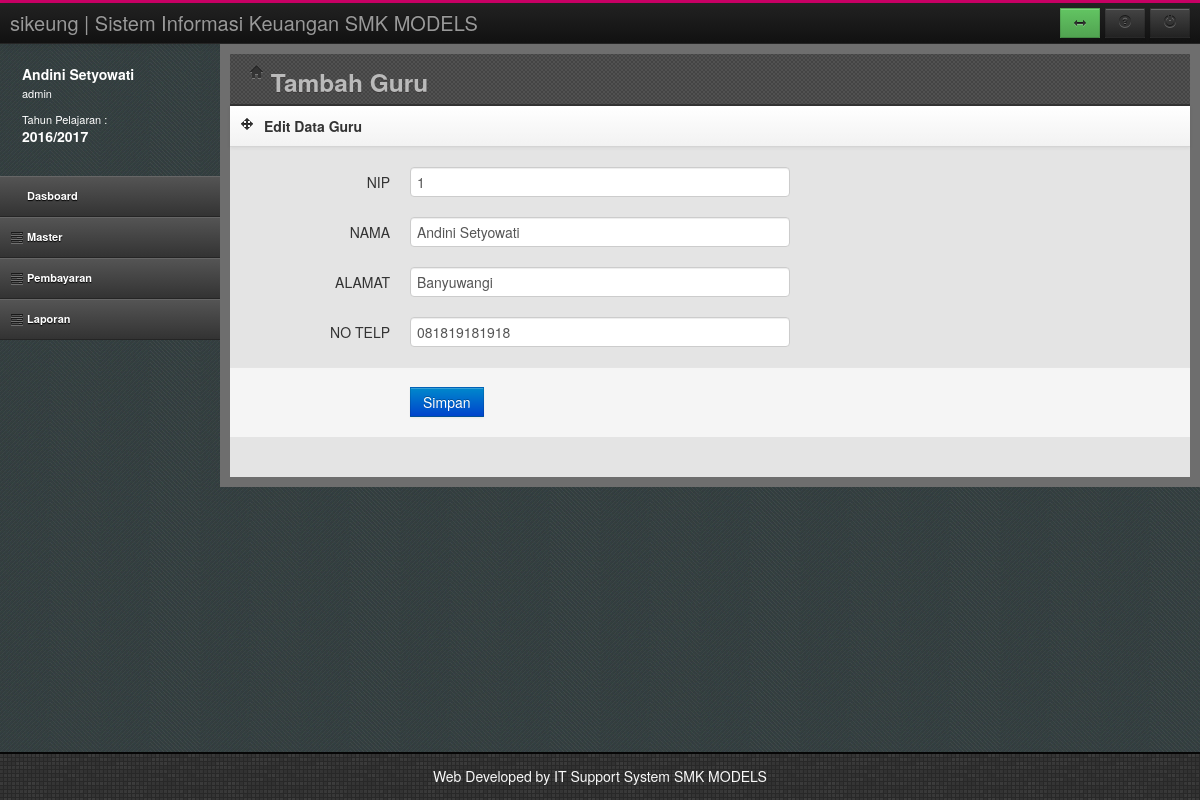
The page /index.php?page=addguru&act=1&id=1 (signed in) on the database its author committed.
### tables this page shows
CREATE TABLE `tahunjar` (
  `TahunAkademik` varchar(20) NOT NULL,
  `Status` varchar(20) DEFAULT NULL,
  PRIMARY KEY (`TahunAkademik`)
);

CREATE TABLE `guru` (
  `NIP` varchar(50) NOT NULL,
  `Nama` varchar(100) DEFAULT NULL,
  `Alamat` varchar(100) DEFAULT NULL,
  `NoHP` varchar(100) DEFAULT NULL,
  PRIMARY KEY (`NIP`)
);

### addguru.php (the view, shortened to what this page needs)
<?php
$act = $_GET['act'];
?>
<header class="head">
	<div class="main-bar">
		<h3><i class="icon-home"></i> Tambah Guru</h3>
	</div>
</header>
<?php
if ($act==0)
{
?>
<div class="row-fluid">
	<div class="span12">
		<div class="box">
			<header>
				<div class="icons"><i class="icon-move"></i></div>
				<h5>Tambah Guru</h5>
			</header>
			<form class="form-horizontal" action="simpanguru.php?act=0" method="post">
				<br>
				<div class="control-group">
					<label for="text1" class="control-label">NIP</label>
					<div class="controls with-tooltip">
						<input type="text" id="text1" class="span6 input-tooltip" name="NIP"
						data-original-title="Masukan Nama Kelas - Contoh: VII A" data-placement="bottom"/>
					</div>
					</div>
				<div class="control-group">
					<label for="text1" class="control-label">NAMA</label>
					<div class="controls with-tooltip">
						<input type="text" id="text1" class="span6 input-tooltip" name="Nama"
						data-original-title="Masukan Jumlah Siswa - Contoh: 30" data-placement="bottom"/>
					</div>
				</div>
				<div class="control-group">
					<label for="text1" class="control-label">ALAMAT</label>
					<div class="controls with-tooltip">
						<input type="text" id="text1" class="span6 input-tooltip" name="Alamat"
						data-original-title="Masukan Jumlah Siswa - Contoh: 30" data-placement="bottom"/>
					</div>
				</div>
				<div class="control-group">
					<label for="text1" class="control-label">NO TELP</label>
					<div class="controls with-tooltip">
						<input type="text" id="text1" class="span6 input-tooltip" name="NoHP"
						data-original-title="Masukan Jumlah Siswa - Contoh: 30" data-placement="bottom"/>
					</div>
					<div class="form-actions no-margin-bottom">
						<input type="submit" value="Simpan" class="btn btn-primary">
					</div>
				</div>
			</form>
		</div>
	</div>
</div>
<?php
}
else
{
	$id = $_GET['id'];
	$sql = "select * from guru where nip=$id";
	$rw=mysql_query($sql);
	$rs=mysql_fetch_array($rw)
?>
<div class="row-fluid">
	<div class="span12">
		<div class="box">
			<header>
				<div class="icons"><i class="icon-move"></i></div>
				<h5>Edit Data Guru</h5>
			</header>
			<form class="form-horizontal" action="simpanguru.php?act=1" method="post">
				<br>
				<div class="control-group">
					<label for="text1" class="control-label">NIP</label>
					<div class="controls with-tooltip">
						<input type="text" id="text1" class="span6 input-tooltip" name="NIP"
						data-original-title="Masukan Nama Kelas - Contoh: VII A" data-placement="bottom"
						value="<?php echo $rs[0];?>"/>
					</div>
					</div>
				<div class="control-group">
					<label for="text1" class="control-label">NAMA</label>
					<div class="controls with-tooltip">
						<input type="text" id="text1" class="span6 input-tooltip" name="Nama"
						data-original-title="Masukan Jumlah Siswa - Contoh: 30" data-placement="bottom"
						value="<?php echo $rs[1];?>"/>
					</div>
				</div>
				<div class="control-group">
					<label for="text1" class="control-label">ALAMAT</label>
					<div class="controls with-tooltip">
						<input type="text" id="text1" class="span6 input-tooltip" name="Alamat"
						data-original-title="Masukan Jumlah Siswa - Contoh: 30" data-placement="bottom"
						value="<?php echo $rs[2];?>"/>
					</div>
				</div>
				<div class="control-group">
					<label for="text1" class="control-label">NO TELP</label>
					<div class="controls with-tooltip">
						<input type="text" id="text1" class="span6 input-tooltip" name="NoHP"
						data-original-title="Masukan Jumlah Siswa - Contoh: 30" data-placement="bottom"
						value="<?php echo $rs[3];?>"/>
					</div>
					<div class="form-actions no-margin-bottom">
						<input type="submit" value="Simpan" class="btn btn-primary">
					</div>
				</div>
			</form>
		</div>
	</div>
</div>
<?php
}
?>

### usersesion.php
<div class="media user-media hidden-phone">
	<div class="media-body hidden-tablet">
		<h5 class="media-heading"><?php echo $LogNamaUser;?></h5>
		<ul class="unstyled user-info">
			<li><?php echo $LogHak;?><br/><br/></li>
			<li>Tahun Pelajaran : <br/>
				<h5 class="media-heading"><?php echo $TahunAktif ;?></h5>
			</li>
		</ul>
	</div>
</div>

### assets/css/style.css (style rules this page uses)
html, body { height: 100%; }
.head { height: 40px; padding-bottom: 10px; *zoom: 1; }
.head:before, .head:after { display: table; content: ""; line-height: 0; }
.head:after { clear: both; }
.head .main-bar { margin-left: 20px; position: relative; }
#left .user-media { color: #fff; padding: 20px 0 20px 10px; }
#left .user-media .media-body { float: left; margin-left: 12px; }
#left .user-media .media-body h5 { margin-bottom: 3px; }
#left .user-media .media-body .user-info li { line-height: 13px; font-size: 11px; }
.head { background-color: #444444; background-image: url("../img/bg.png"); background-repeat: repeat; border-bottom: 2px solid #333333; }
.head .main-bar h3 { color: #BABABA; line-height: 29px; text-shadow: 0 1px 0 rgba(51, 47, 47, 0.6); }
.box { margin-bottom: 10px; position: relative; width: 100%; }
.box header { background-color: #fafafa; background-image: -moz-linear-gradient(top, #ffffff, #f2f2f2); background-image: -webkit-gradient(linear, 0 0, 0 100%, from(#ffffff), to(#f2f2f2)); background-image: -webkit-linear-gradient(top, #ffffff, #f2f2f2); background-image: -o-linear-gradient(top, #ffffff, #f2f2f2); background-image: linear-gradient(to bottom, #ffffff, #f2f2f2); background-repeat: repeat-x; filter: progid:DXImageTransform.Microsoft.gradient(startColorstr='#ffffffff', endColorstr='#fff2f2f2', GradientType=0); border-bottom: 1px solid #d4d4d4; -webkit-box-shadow: 0 1px 4px rgba(0, 0, 0, 0.065); -moz-box-shadow: 0 1px 4px rgba(0, 0, 0, 0.065); box-shadow: 0 1px 4px rgba(0, 0, 0, 0.065); *zoom: 1; }
.box header:before, .box header:after { display: table; content: ""; line-height: 0; }
.box header:after { clear: both; }
.box header .icons, .box header h5 { float: left; margin: 0; }
.box header .icons { float: left; display: block; padding: 10px 5px 10px 10px; }
.box header h5 { margin: 10px 0 10px 5px; }
.btn { -webkit-border-radius: 0; -moz-border-radius: 0; border-radius: 0; }

### rows shown on the page
tahunjar: TahunAkademik "2016/2017"
guru: NIP "1", Nama "Andini Setyowati", Alamat "Banyuwangi", NoHP "081819181918"

### other values the page prints
$LogNamaUser "Andini Setyowati"
$LogHak "admin"
